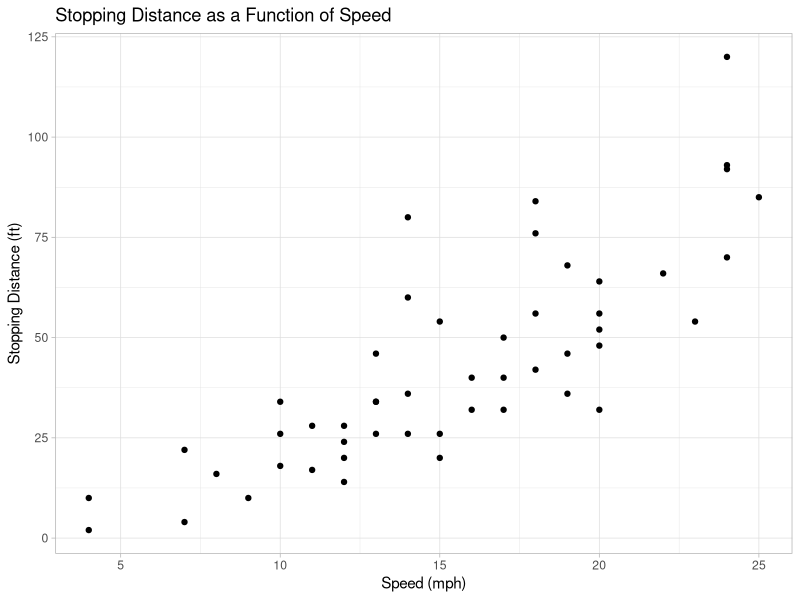
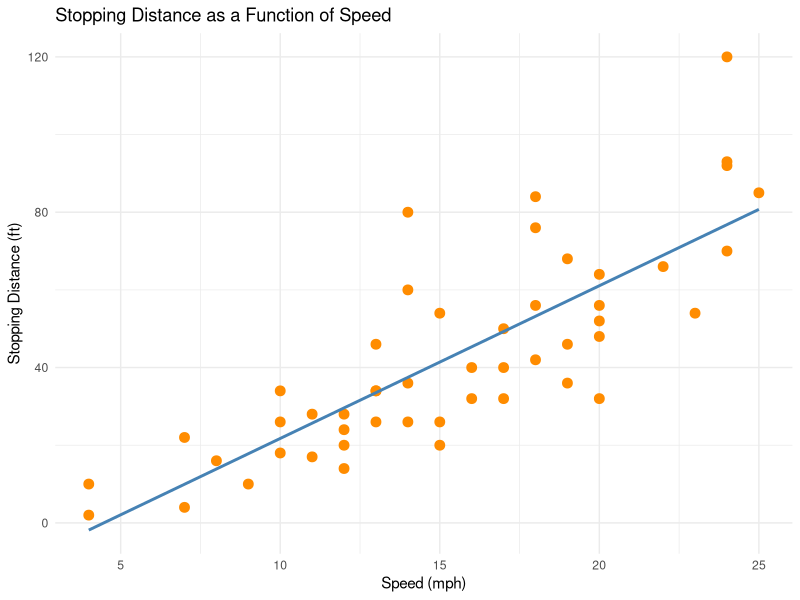

Write the R code that produced these figures, in order.
## ---- chunk 1
# Data load
data(cars)
# libraries
library(ggplot2)
library(ggthemes)
library(lmtest)
## ---- chunk 2
ggplot(cars, aes(x = speed, y = dist)) +
  geom_point() +
  labs(title="Stopping Distance as a Function of Speed",
          x = "Speed (mph)",
          y = "Stopping Distance (ft)")+
  theme_light()
## ---- chunk 3
# Scatter plot with regression line
ggplot(cars, aes(x = speed, y = dist)) +
  geom_point(color = "darkorange", size = 3) + # Scatter points
  geom_smooth(method = "lm", color = "steelblue", se = FALSE) + # Regression line
  labs(
    title = "Stopping Distance as a Function of Speed",
    x = "Speed (mph)",
    y = "Stopping Distance (ft)"
  ) +
  theme_minimal()

## ---- chunk 4
cars_model <- lm(dist~speed, data = cars)
## ---- chunk 5
summary(cars_model)
## ---- chunk 6
cars_resid_model <- resid(cars_model)
cars_fitted_values <- fitted(cars_model)
## ---- chunk 7
summary(cars_resid_model)
## ---- chunk 8
lmtest::bptest(cars_model)
